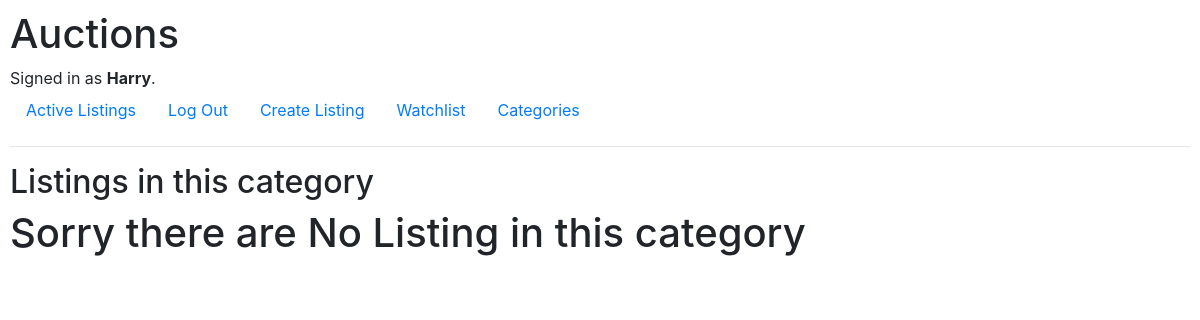
/list/FN (signed in), run on an earlier commit of the app's database.
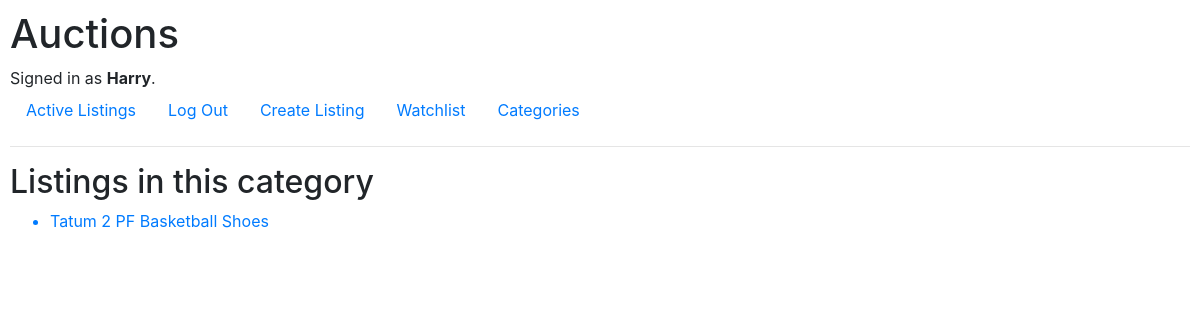
And on a later commit of the database.
### auctions/models.py (models this page shows)
class User(AbstractUser):
    first = models.CharField(max_length=64,blank=True)
    last = models.CharField(max_length=64, blank=True)
    item = models.ManyToManyField("Listings", blank=True, related_name="watchlist")

class Listings(models.Model):
    category = models.CharField(
        max_length=2,
        choices=CATEGORY_CHOICES,
    )
    item = models.CharField(max_length=64)
    description = models.TextField()
    start_bid = models.IntegerField(default=0)
    image = models.URLField(blank=True)
    status = models.BooleanField(default=True)
    current_bid = models.ForeignKey("Bid", models.SET_NULL, blank=True, null =True)
    seller = models.ForeignKey(User, on_delete=models.CASCADE, related_name="listing")

### auctions/views.py (the view)
# urls.py: path("list/<str:category>", views.list, name="list"),
@login_required
def list(request,category):
    listings = Listings.objects.filter(category = category, status = True)
    return render(request, "auctions/list.html",{
        "listings":listings
    })

### auctions/templates/auctions/list.html
{% extends "auctions/layout.html" %}
{% block body %}
    <h2>Listings in this category</h2>
    {% for listing in listings %}
        <ul>
            <a href = "{% url 'item'  listing.item %}">
            <li>{{ listing.item }}</li>
            </a>
        </ul>
        {% empty %}
            <h1>Sorry there are No Listing in this category</h1>
    {% endfor %}
{% endblock %}

### auctions/templates/auctions/layout.html (shortened to what this page needs)
{% load static %}
<!DOCTYPE html>
<html lang="en">
    <head>
        <link rel="stylesheet" href="https://stackpath.bootstrapcdn.com/bootstrap/4.4.1/css/bootstrap.min.css">
        <link href="{% static 'auctions/styles.css' %}" rel="stylesheet">
    </head>
    <body>
        <h1>Auctions</h1>
        <div>
            {% if user.is_authenticated %}
                Signed in as <strong>{{ user.username }}</strong>.
            {% else %}
                Not signed in.
            {% endif %}
        </div>
        <ul class="nav">
            <li class="nav-item">
                <a class="nav-link" href="{% url 'index' %}">Active Listings</a>
            </li>
            {% if user.is_authenticated %}
                <li class="nav-item">
                    <a class="nav-link" href="{% url 'logout' %}">Log Out</a>
                </li>
                <li class="nav-item">
                    <a class="nav-link" href="{% url 'new' %}">Create Listing</a>
                </li>
                <li class="nav-item">
                    <a class="nav-link" href="{% url 'watchlist' %}">Watchlist</a>
                </li>
                <li class="nav-item">
                    <a class="nav-link" href="{% url 'categories' %}">Categories</a>
                </li>
            {% endif %}
        </ul>
        <hr>
        {% block body %}
        {% endblock %}
    </body>
</html>

### auctions/static/auctions/styles.css (style rules this page uses)
body { padding: 10px; }

What changed in the data, as far as the page shows it:
added Listings: item "Tatum 2 PF Basketball Shoes"
Also different on the page:
text no longer shown: "Sorry there are No Listing in this category"
